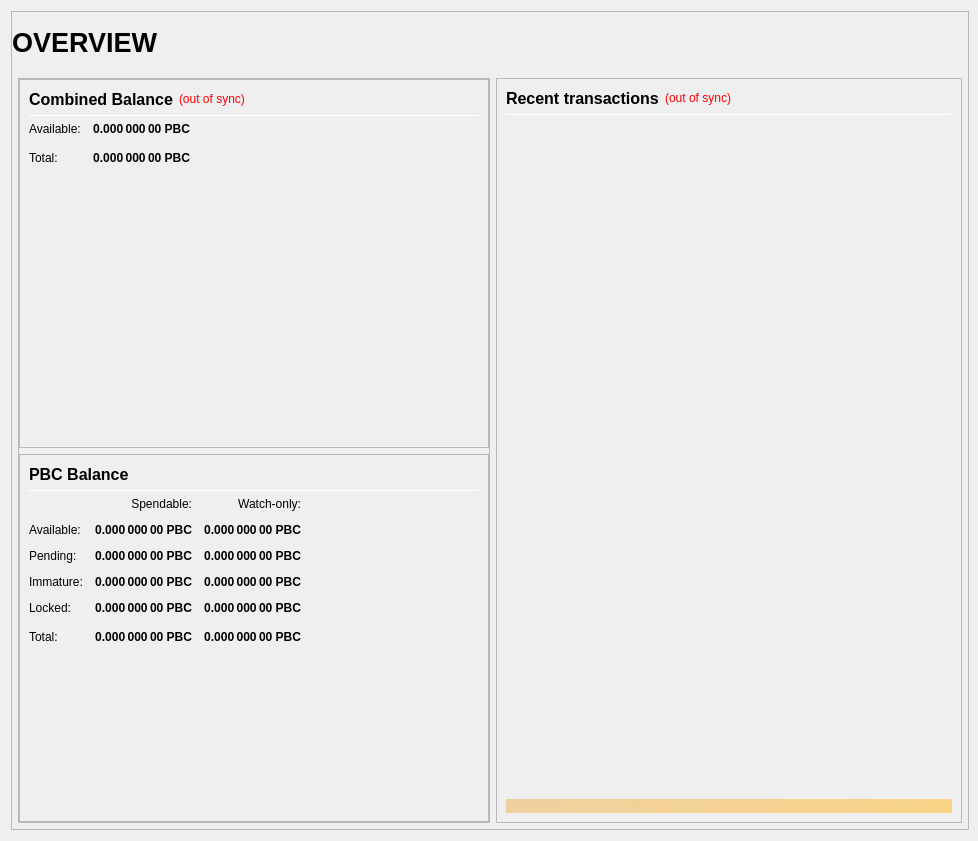
<?xml version="1.0" encoding="UTF-8"?>
<ui version="4.0">
 <class>OverviewPage</class>
 <widget class="QWidget" name="OverviewPage">
  <property name="geometry">
   <rect>
    <x>0</x>
    <y>0</y>
    <width>978</width>
    <height>841</height>
   </rect>
  </property>
  <property name="minimumSize">
   <size>
    <width>960</width>
    <height>682</height>
   </size>
  </property>
  <property name="windowTitle">
   <string>Form</string>
  </property>
  <layout class="QVBoxLayout" name="topLayout" stretch="1">
   <property name="rightMargin">
    <number>9</number>
   </property>
   <item>
    <widget class="QFrame" name="frame_BG">
     <property name="minimumSize">
      <size>
       <width>850</width>
       <height>610</height>
      </size>
     </property>
     <property name="maximumSize">
      <size>
       <width>16777215</width>
       <height>16777215</height>
      </size>
     </property>
     <property name="frameShape">
      <enum>QFrame::StyledPanel</enum>
     </property>
     <property name="frameShadow">
      <enum>QFrame::Raised</enum>
     </property>
     <layout class="QVBoxLayout" name="verticalLayout_3" stretch="1">
      <property name="leftMargin">
       <number>0</number>
      </property>
      <property name="topMargin">
       <number>0</number>
      </property>
      <property name="rightMargin">
       <number>0</number>
      </property>
      <property name="bottomMargin">
       <number>6</number>
      </property>
      <item>
       <layout class="QVBoxLayout" name="verticalLayout_Master" stretch="0,1">
        <property name="leftMargin">
         <number>0</number>
        </property>
        <property name="topMargin">
         <number>0</number>
        </property>
        <property name="rightMargin">
         <number>0</number>
        </property>
        <property name="bottomMargin">
         <number>0</number>
        </property>
        <item>
         <widget class="QFrame" name="frame_Header">
          <layout class="QVBoxLayout" name="verticalLayout_Header" stretch="0">
           <property name="leftMargin">
            <number>0</number>
           </property>
           <property name="topMargin">
            <number>0</number>
           </property>
           <property name="rightMargin">
            <number>0</number>
           </property>
           <property name="bottomMargin">
            <number>0</number>
           </property>
           <item>
            <layout class="QHBoxLayout" name="horizontalLayout_Header" stretch="1,0,1">
             <property name="spacing">
              <number>6</number>
             </property>
             <item>
              <widget class="QLabel" name="labelOverviewHeaderLeft">
               <property name="minimumSize">
                <size>
                 <width>464</width>
                 <height>60</height>
                </size>
               </property>
               <property name="maximumSize">
                <size>
                 <width>16777215</width>
                 <height>60</height>
                </size>
               </property>
               <property name="font">
                <font>
                 <pointsize>20</pointsize>
                 <weight>75</weight>
                 <bold>true</bold>
                </font>
               </property>
               <property name="text">
                <string>OVERVIEW</string>
               </property>
               <property name="alignment">
                <set>Qt::AlignLeading|Qt::AlignLeft|Qt::AlignVCenter</set>
               </property>
              </widget>
             </item>
             <item>
              <spacer name="horizontalSpacer_Header">
               <property name="orientation">
                <enum>Qt::Horizontal</enum>
               </property>
               <property name="sizeHint" stdset="0">
                <size>
                 <width>40</width>
                 <height>20</height>
                </size>
               </property>
              </spacer>
             </item>
             <item>
              <widget class="QLabel" name="labelOverviewHeaderRight">
               <property name="minimumSize">
                <size>
                 <width>464</width>
                 <height>60</height>
                </size>
               </property>
               <property name="maximumSize">
                <size>
                 <width>16777215</width>
                 <height>60</height>
                </size>
               </property>
               <property name="font">
                <font>
                 <pointsize>14</pointsize>
                </font>
               </property>
               <property name="text">
                <string/>
               </property>
               <property name="alignment">
                <set>Qt::AlignRight|Qt::AlignTrailing|Qt::AlignVCenter</set>
               </property>
              </widget>
             </item>
            </layout>
           </item>
          </layout>
         </widget>
        </item>
        <item>
         <widget class="QFrame" name="frame_Content">
          <layout class="QVBoxLayout" name="verticalLayout_Content">
           <property name="leftMargin">
            <number>6</number>
           </property>
           <property name="topMargin">
            <number>0</number>
           </property>
           <property name="rightMargin">
            <number>6</number>
           </property>
           <property name="bottomMargin">
            <number>0</number>
           </property>
           <item>
            <layout class="QHBoxLayout" name="horizontalLayout_Content" stretch="1,1">
             <property name="spacing">
              <number>6</number>
             </property>
             <item>
              <layout class="QVBoxLayout" name="verticalLayout_left" stretch="1">
               <item>
                <widget class="QFrame" name="frameObfuscation">
                 <property name="minimumSize">
                  <size>
                   <width>0</width>
                   <height>0</height>
                  </size>
                 </property>
                 <property name="frameShape">
                  <enum>QFrame::StyledPanel</enum>
                 </property>
                 <property name="frameShadow">
                  <enum>QFrame::Raised</enum>
                 </property>
                 <layout class="QVBoxLayout" name="verticalLayout" stretch="0,0,0">
                  <property name="leftMargin">
                   <number>0</number>
                  </property>
                  <property name="topMargin">
                   <number>0</number>
                  </property>
                  <property name="rightMargin">
                   <number>0</number>
                  </property>
                  <property name="bottomMargin">
                   <number>0</number>
                  </property>
                  <item>
                   <widget class="QFrame" name="frame_CombinedBalances">
                    <property name="minimumSize">
                     <size>
                      <width>470</width>
                      <height>0</height>
                     </size>
                    </property>
                    <property name="frameShape">
                     <enum>QFrame::StyledPanel</enum>
                    </property>
                    <property name="frameShadow">
                     <enum>QFrame::Raised</enum>
                    </property>
                    <layout class="QVBoxLayout" name="verticalLayout_5">
                     <item>
                      <layout class="QHBoxLayout" name="horizontalLayout_5" stretch="0,0,0">
                       <item>
                        <widget class="QLabel" name="label_5z">
                         <property name="minimumSize">
                          <size>
                           <width>0</width>
                           <height>20</height>
                          </size>
                         </property>
                         <property name="font">
                          <font>
                           <pointsize>12</pointsize>
                           <weight>75</weight>
                           <bold>true</bold>
                          </font>
                         </property>
                         <property name="toolTip">
                          <string>Combined Balance (including unconfirmed and immature coins)</string>
                         </property>
                         <property name="text">
                          <string>Combined Balance</string>
                         </property>
                        </widget>
                       </item>
                       <item>
                        <widget class="QLabel" name="labelWalletStatus">
                         <property name="cursor">
                          <cursorShape>WhatsThisCursor</cursorShape>
                         </property>
                         <property name="toolTip">
                          <string>The displayed information may be out of date. Your wallet automatically synchronizes with the Profitbase network after a connection is established, but this process has not completed yet.</string>
                         </property>
                         <property name="styleSheet">
                          <string notr="true">QLabel { color: red; }</string>
                         </property>
                         <property name="text">
                          <string notr="true">(out of sync)</string>
                         </property>
                         <property name="alignment">
                          <set>Qt::AlignLeading|Qt::AlignLeft|Qt::AlignVCenter</set>
                         </property>
                        </widget>
                       </item>
                       <item>
                        <spacer name="horizontalSpacer_1">
                         <property name="orientation">
                          <enum>Qt::Horizontal</enum>
                         </property>
                         <property name="sizeHint" stdset="0">
                          <size>
                           <width>40</width>
                           <height>20</height>
                          </size>
                         </property>
                        </spacer>
                       </item>
                      </layout>
                     </item>
                     <item>
                      <widget class="Line" name="line_CombinedBalance">
                       <property name="minimumSize">
                        <size>
                         <width>0</width>
                         <height>1</height>
                        </size>
                       </property>
                       <property name="maximumSize">
                        <size>
                         <width>16777215</width>
                         <height>1</height>
                        </size>
                       </property>
                       <property name="orientation">
                        <enum>Qt::Horizontal</enum>
                       </property>
                      </widget>
                     </item>
                     <item>
                      <layout class="QGridLayout" name="gridLayout_3">
                       <property name="spacing">
                        <number>12</number>
                       </property>
                       <item row="1" column="0">
                        <widget class="QLabel" name="labelBalanceTextz">
                         <property name="text">
                          <string>Available:</string>
                         </property>
                        </widget>
                       </item>
                       <item row="1" column="1">
                        <widget class="QLabel" name="labelBalancez">
                         <property name="font">
                          <font>
                           <weight>75</weight>
                           <bold>true</bold>
                          </font>
                         </property>
                         <property name="cursor">
                          <cursorShape>IBeamCursor</cursorShape>
                         </property>
                         <property name="toolTip">
                          <string>Your current spendable balance</string>
                         </property>
                         <property name="text">
                          <string notr="true">0.000 000 00 PBC</string>
                         </property>
                         <property name="alignment">
                          <set>Qt::AlignRight|Qt::AlignTrailing|Qt::AlignVCenter</set>
                         </property>
                         <property name="textInteractionFlags">
                          <set>Qt::LinksAccessibleByMouse|Qt::TextSelectableByKeyboard|Qt::TextSelectableByMouse</set>
                         </property>
                        </widget>
                       </item>
                       <item row="2" column="0">
                        <widget class="QLabel" name="labelTotalTextz">
                         <property name="text">
                          <string>Total:</string>
                         </property>
                        </widget>
                       </item>
                       <item row="2" column="1">
                        <widget class="QLabel" name="labelTotalz">
                         <property name="font">
                          <font>
                           <weight>75</weight>
                           <bold>true</bold>
                          </font>
                         </property>
                         <property name="cursor">
                          <cursorShape>IBeamCursor</cursorShape>
                         </property>
                         <property name="toolTip">
                          <string>Total Balance, including all unavailable coins.</string>
                         </property>
                         <property name="text">
                          <string notr="true">0.000 000 00 PBC</string>
                         </property>
                         <property name="alignment">
                          <set>Qt::AlignRight|Qt::AlignTrailing|Qt::AlignVCenter</set>
                         </property>
                         <property name="textInteractionFlags">
                          <set>Qt::LinksAccessibleByMouse|Qt::TextSelectableByKeyboard|Qt::TextSelectableByMouse</set>
                         </property>
                        </widget>
                       </item>
                       <item row="2" column="3">
                        <spacer name="horizontalSpacer_2">
                         <property name="orientation">
                          <enum>Qt::Horizontal</enum>
                         </property>
                         <property name="sizeHint" stdset="0">
                          <size>
                           <width>40</width>
                           <height>20</height>
                          </size>
                         </property>
                        </spacer>
                       </item>
                      </layout>
                     </item>
                     <item>
                      <spacer name="verticalSpacer_1">
                       <property name="orientation">
                        <enum>Qt::Vertical</enum>
                       </property>
                       <property name="sizeHint" stdset="0">
                        <size>
                         <width>20</width>
                         <height>40</height>
                        </size>
                       </property>
                      </spacer>
                     </item>
                    </layout>
                   </widget>
                  </item>
                  <item>
                   <widget class="QFrame" name="frame_Balances">
                    <property name="frameShape">
                     <enum>QFrame::StyledPanel</enum>
                    </property>
                    <property name="frameShadow">
                     <enum>QFrame::Raised</enum>
                    </property>
                    <layout class="QVBoxLayout" name="verticalLayout_4">
                     <item>
                      <layout class="QHBoxLayout" name="horizontalLayout_4">
                       <item>
                        <widget class="QLabel" name="label_5">
                         <property name="minimumSize">
                          <size>
                           <width>0</width>
                           <height>20</height>
                          </size>
                         </property>
                         <property name="font">
                          <font>
                           <pointsize>12</pointsize>
                           <weight>75</weight>
                           <bold>true</bold>
                          </font>
                         </property>
                         <property name="text">
                          <string>PBC Balance</string>
                         </property>
                        </widget>
                       </item>
                       <item>
                        <spacer name="horizontalSpacer_3">
                         <property name="orientation">
                          <enum>Qt::Horizontal</enum>
                         </property>
                         <property name="sizeHint" stdset="0">
                          <size>
                           <width>40</width>
                           <height>20</height>
                          </size>
                         </property>
                        </spacer>
                       </item>
                      </layout>
                     </item>
                     <item>
                      <widget class="Line" name="line_Balance">
                       <property name="minimumSize">
                        <size>
                         <width>0</width>
                         <height>1</height>
                        </size>
                       </property>
                       <property name="maximumSize">
                        <size>
                         <width>16777215</width>
                         <height>1</height>
                        </size>
                       </property>
                       <property name="orientation">
                        <enum>Qt::Horizontal</enum>
                       </property>
                      </widget>
                     </item>
                     <item>
                      <layout class="QGridLayout" name="gridLayout">
                       <property name="spacing">
                        <number>12</number>
                       </property>
                       <item row="0" column="1">
                        <widget class="QLabel" name="labelSpendable">
                         <property name="text">
                          <string>Spendable:</string>
                         </property>
                         <property name="alignment">
                          <set>Qt::AlignRight|Qt::AlignTrailing|Qt::AlignVCenter</set>
                         </property>
                        </widget>
                       </item>
                       <item row="0" column="2">
                        <widget class="QLabel" name="labelWatchonly">
                         <property name="text">
                          <string>Watch-only:</string>
                         </property>
                         <property name="alignment">
                          <set>Qt::AlignRight|Qt::AlignTrailing|Qt::AlignVCenter</set>
                         </property>
                        </widget>
                       </item>
                       <item row="1" column="0">
                        <widget class="QLabel" name="labelBalanceText">
                         <property name="text">
                          <string>Available:</string>
                         </property>
                        </widget>
                       </item>
                       <item row="1" column="1">
                        <widget class="QLabel" name="labelBalance">
                         <property name="font">
                          <font>
                           <weight>75</weight>
                           <bold>true</bold>
                          </font>
                         </property>
                         <property name="cursor">
                          <cursorShape>IBeamCursor</cursorShape>
                         </property>
                         <property name="toolTip">
                          <string>Your current spendable balance</string>
                         </property>
                         <property name="text">
                          <string notr="true">0.000 000 00 PBC</string>
                         </property>
                         <property name="alignment">
                          <set>Qt::AlignRight|Qt::AlignTrailing|Qt::AlignVCenter</set>
                         </property>
                         <property name="textInteractionFlags">
                          <set>Qt::LinksAccessibleByMouse|Qt::TextSelectableByKeyboard|Qt::TextSelectableByMouse</set>
                         </property>
                        </widget>
                       </item>
                       <item row="1" column="2">
                        <widget class="QLabel" name="labelWatchAvailable">
                         <property name="font">
                          <font>
                           <weight>75</weight>
                           <bold>true</bold>
                          </font>
                         </property>
                         <property name="cursor">
                          <cursorShape>IBeamCursor</cursorShape>
                         </property>
                         <property name="toolTip">
                          <string>Your current balance in watch-only addresses</string>
                         </property>
                         <property name="text">
                          <string notr="true">0.000 000 00 PBC</string>
                         </property>
                         <property name="alignment">
                          <set>Qt::AlignRight|Qt::AlignTrailing|Qt::AlignVCenter</set>
                         </property>
                         <property name="textInteractionFlags">
                          <set>Qt::LinksAccessibleByMouse|Qt::TextSelectableByKeyboard|Qt::TextSelectableByMouse</set>
                         </property>
                        </widget>
                       </item>
                       <item row="2" column="0">
                        <widget class="QLabel" name="labelPendingText">
                         <property name="text">
                          <string>Pending:</string>
                         </property>
                        </widget>
                       </item>
                       <item row="2" column="1">
                        <widget class="QLabel" name="labelUnconfirmed">
                         <property name="font">
                          <font>
                           <weight>75</weight>
                           <bold>true</bold>
                          </font>
                         </property>
                         <property name="cursor">
                          <cursorShape>IBeamCursor</cursorShape>
                         </property>
                         <property name="toolTip">
                          <string>Total of transactions that have yet to be confirmed, and do not yet count toward the spendable balance</string>
                         </property>
                         <property name="text">
                          <string notr="true">0.000 000 00 PBC</string>
                         </property>
                         <property name="alignment">
                          <set>Qt::AlignRight|Qt::AlignTrailing|Qt::AlignVCenter</set>
                         </property>
                         <property name="textInteractionFlags">
                          <set>Qt::LinksAccessibleByMouse|Qt::TextSelectableByKeyboard|Qt::TextSelectableByMouse</set>
                         </property>
                        </widget>
                       </item>
                       <item row="2" column="2">
                        <widget class="QLabel" name="labelWatchPending">
                         <property name="font">
                          <font>
                           <weight>75</weight>
                           <bold>true</bold>
                          </font>
                         </property>
                         <property name="cursor">
                          <cursorShape>IBeamCursor</cursorShape>
                         </property>
                         <property name="toolTip">
                          <string>Unconfirmed transactions to watch-only addresses</string>
                         </property>
                         <property name="text">
                          <string notr="true">0.000 000 00 PBC</string>
                         </property>
                         <property name="alignment">
                          <set>Qt::AlignRight|Qt::AlignTrailing|Qt::AlignVCenter</set>
                         </property>
                         <property name="textInteractionFlags">
                          <set>Qt::LinksAccessibleByMouse|Qt::TextSelectableByKeyboard|Qt::TextSelectableByMouse</set>
                         </property>
                        </widget>
                       </item>
                       <item row="3" column="0">
                        <widget class="QLabel" name="labelImmatureText">
                         <property name="text">
                          <string>Immature:</string>
                         </property>
                        </widget>
                       </item>
                       <item row="3" column="1">
                        <widget class="QLabel" name="labelImmature">
                         <property name="font">
                          <font>
                           <weight>75</weight>
                           <bold>true</bold>
                          </font>
                         </property>
                         <property name="cursor">
                          <cursorShape>IBeamCursor</cursorShape>
                         </property>
                         <property name="toolTip">
                          <string>Staked or masternode rewards that has not yet matured</string>
                         </property>
                         <property name="text">
                          <string notr="true">0.000 000 00 PBC</string>
                         </property>
                         <property name="alignment">
                          <set>Qt::AlignRight|Qt::AlignTrailing|Qt::AlignVCenter</set>
                         </property>
                         <property name="textInteractionFlags">
                          <set>Qt::LinksAccessibleByMouse|Qt::TextSelectableByKeyboard|Qt::TextSelectableByMouse</set>
                         </property>
                        </widget>
                       </item>
                       <item row="3" column="2">
                        <widget class="QLabel" name="labelWatchImmature">
                         <property name="font">
                          <font>
                           <weight>75</weight>
                           <bold>true</bold>
                          </font>
                         </property>
                         <property name="cursor">
                          <cursorShape>IBeamCursor</cursorShape>
                         </property>
                         <property name="toolTip">
                          <string>Staked or masternode rewards in watch-only addresses that has not yet matured</string>
                         </property>
                         <property name="text">
                          <string notr="true">0.000 000 00 PBC</string>
                         </property>
                         <property name="alignment">
                          <set>Qt::AlignRight|Qt::AlignTrailing|Qt::AlignVCenter</set>
                         </property>
                         <property name="textInteractionFlags">
                          <set>Qt::LinksAccessibleByMouse|Qt::TextSelectableByKeyboard|Qt::TextSelectableByMouse</set>
                         </property>
                        </widget>
                       </item>
                       <item row="4" column="0">
                        <widget class="QLabel" name="labelLockedBalanceText">
                         <property name="toolTip">
                          <string>Locked PBC or Masternode collaterals. These are excluded from zPBC minting.</string>
                         </property>
                         <property name="text">
                          <string>Locked:</string>
                         </property>
                        </widget>
                       </item>
                       <item row="4" column="1">
                        <widget class="QLabel" name="labelLockedBalance">
                         <property name="font">
                          <font>
                           <weight>75</weight>
                           <bold>true</bold>
                          </font>
                         </property>
                         <property name="cursor">
                          <cursorShape>IBeamCursor</cursorShape>
                         </property>
                         <property name="toolTip">
                          <string>Locked PBC or Masternode collaterals. These are excluded from zPBC minting.</string>
                         </property>
                         <property name="text">
                          <string notr="true">0.000 000 00 PBC</string>
                         </property>
                         <property name="alignment">
                          <set>Qt::AlignRight|Qt::AlignTrailing|Qt::AlignVCenter</set>
                         </property>
                         <property name="textInteractionFlags">
                          <set>Qt::LinksAccessibleByMouse|Qt::TextSelectableByKeyboard|Qt::TextSelectableByMouse</set>
                         </property>
                        </widget>
                       </item>
                       <item row="4" column="2">
                        <widget class="QLabel" name="labelWatchLocked">
                         <property name="font">
                          <font>
                           <weight>75</weight>
                           <bold>true</bold>
                          </font>
                         </property>
                         <property name="cursor">
                          <cursorShape>IBeamCursor</cursorShape>
                         </property>
                         <property name="toolTip">
                          <string>Current locked balance in watch-only addresses</string>
                         </property>
                         <property name="text">
                          <string notr="true">0.000 000 00 PBC</string>
                         </property>
                         <property name="alignment">
                          <set>Qt::AlignRight|Qt::AlignTrailing|Qt::AlignVCenter</set>
                         </property>
                         <property name="textInteractionFlags">
                          <set>Qt::LinksAccessibleByMouse|Qt::TextSelectableByKeyboard|Qt::TextSelectableByMouse</set>
                         </property>
                        </widget>
                       </item>
                       <item row="5" column="0">
                        <widget class="QLabel" name="labelTotalText">
                         <property name="toolTip">
                          <string>Your current Profitbase balance, unconfirmed and immature transactions included</string>
                         </property>
                         <property name="text">
                          <string>Total:</string>
                         </property>
                        </widget>
                       </item>
                       <item row="5" column="1">
                        <widget class="QLabel" name="labelTotal">
                         <property name="font">
                          <font>
                           <weight>75</weight>
                           <bold>true</bold>
                          </font>
                         </property>
                         <property name="cursor">
                          <cursorShape>IBeamCursor</cursorShape>
                         </property>
                         <property name="toolTip">
                          <string>Your current Profitbase balance, unconfirmed and immature transactions included</string>
                         </property>
                         <property name="text">
                          <string notr="true">0.000 000 00 PBC</string>
                         </property>
                         <property name="alignment">
                          <set>Qt::AlignRight|Qt::AlignTrailing|Qt::AlignVCenter</set>
                         </property>
                         <property name="textInteractionFlags">
                          <set>Qt::LinksAccessibleByMouse|Qt::TextSelectableByKeyboard|Qt::TextSelectableByMouse</set>
                         </property>
                        </widget>
                       </item>
                       <item row="5" column="2">
                        <widget class="QLabel" name="labelWatchTotal">
                         <property name="font">
                          <font>
                           <weight>75</weight>
                           <bold>true</bold>
                          </font>
                         </property>
                         <property name="cursor">
                          <cursorShape>IBeamCursor</cursorShape>
                         </property>
                         <property name="toolTip">
                          <string>Current total balance in watch-only addresses</string>
                         </property>
                         <property name="text">
                          <string notr="true">0.000 000 00 PBC</string>
                         </property>
                         <property name="alignment">
                          <set>Qt::AlignRight|Qt::AlignTrailing|Qt::AlignVCenter</set>
                         </property>
                         <property name="textInteractionFlags">
                          <set>Qt::LinksAccessibleByMouse|Qt::TextSelectableByKeyboard|Qt::TextSelectableByMouse</set>
                         </property>
                        </widget>
                       </item>
                       <item row="5" column="3">
                        <spacer name="horizontalSpacer_9">
                         <property name="orientation">
                          <enum>Qt::Horizontal</enum>
                         </property>
                         <property name="sizeHint" stdset="0">
                          <size>
                           <width>40</width>
                           <height>20</height>
                          </size>
                         </property>
                        </spacer>
                       </item>
                      </layout>
                     </item>
                     <item>
                      <spacer name="verticalSpacer_3">
                       <property name="orientation">
                        <enum>Qt::Vertical</enum>
                       </property>
                       <property name="sizeHint" stdset="0">
                        <size>
                         <width>20</width>
                         <height>40</height>
                        </size>
                       </property>
                      </spacer>
                     </item>
                    </layout>
                   </widget>
                  </item>
                 </layout>
                </widget>
               </item>
              </layout>
             </item>
             <item>
              <layout class="QVBoxLayout" name="verticalLayout_right" stretch="1">
               <item>
                <widget class="QFrame" name="frame_RecentTransactions">
                 <property name="minimumSize">
                  <size>
                   <width>0</width>
                   <height>0</height>
                  </size>
                 </property>
                 <property name="frameShape">
                  <enum>QFrame::StyledPanel</enum>
                 </property>
                 <property name="frameShadow">
                  <enum>QFrame::Raised</enum>
                 </property>
                 <layout class="QVBoxLayout" name="verticalLayout_1" stretch="0,0,0,0,0">
                  <item>
                   <layout class="QHBoxLayout" name="horizontalLayout_2">
                    <item>
                     <widget class="QLabel" name="label_4">
                      <property name="minimumSize">
                       <size>
                        <width>0</width>
                        <height>20</height>
                       </size>
                      </property>
                      <property name="font">
                       <font>
                        <pointsize>12</pointsize>
                        <weight>75</weight>
                        <bold>true</bold>
                       </font>
                      </property>
                      <property name="text">
                       <string>Recent transactions</string>
                      </property>
                     </widget>
                    </item>
                    <item>
                     <widget class="QLabel" name="labelTransactionsStatus">
                      <property name="cursor">
                       <cursorShape>WhatsThisCursor</cursorShape>
                      </property>
                      <property name="toolTip">
                       <string>The displayed information may be out of date. Your wallet automatically synchronizes with the Profitbase network after a connection is established, but this process has not completed yet.</string>
                      </property>
                      <property name="styleSheet">
                       <string notr="true">QLabel { color: red; }</string>
                      </property>
                      <property name="text">
                       <string notr="true">(out of sync)</string>
                      </property>
                      <property name="alignment">
                       <set>Qt::AlignRight|Qt::AlignTrailing|Qt::AlignVCenter</set>
                      </property>
                     </widget>
                    </item>
                    <item>
                     <spacer name="horizontalSpacer">
                      <property name="orientation">
                       <enum>Qt::Horizontal</enum>
                      </property>
                      <property name="sizeHint" stdset="0">
                       <size>
                        <width>40</width>
                        <height>20</height>
                       </size>
                      </property>
                     </spacer>
                    </item>
                   </layout>
                  </item>
                  <item>
                   <widget class="Line" name="line">
                    <property name="minimumSize">
                     <size>
                      <width>0</width>
                      <height>1</height>
                     </size>
                    </property>
                    <property name="maximumSize">
                     <size>
                      <width>16777215</width>
                      <height>1</height>
                     </size>
                    </property>
                    <property name="orientation">
                     <enum>Qt::Horizontal</enum>
                    </property>
                   </widget>
                  </item>
                  <item>
                   <widget class="QListView" name="listTransactions">
                    <property name="minimumSize">
                     <size>
                      <width>0</width>
                      <height>0</height>
                     </size>
                    </property>
                    <property name="styleSheet">
                     <string notr="true">QListView { background: transparent; }</string>
                    </property>
                    <property name="frameShape">
                     <enum>QFrame::NoFrame</enum>
                    </property>
                    <property name="verticalScrollBarPolicy">
                     <enum>Qt::ScrollBarAlwaysOff</enum>
                    </property>
                    <property name="horizontalScrollBarPolicy">
                     <enum>Qt::ScrollBarAlwaysOff</enum>
                    </property>
                    <property name="selectionMode">
                     <enum>QAbstractItemView::NoSelection</enum>
                    </property>
                   </widget>
                  </item>
                  <item>
                   <spacer name="verticalSpacer_2">
                    <property name="orientation">
                     <enum>Qt::Vertical</enum>
                    </property>
                    <property name="sizeType">
                     <enum>QSizePolicy::Expanding</enum>
                    </property>
                    <property name="sizeHint" stdset="0">
                     <size>
                      <width>20</width>
                      <height>40</height>
                     </size>
                    </property>
                   </spacer>
                  </item>
                  <item>
                   <widget class="QLabel" name="labelAlerts">
                    <property name="maximumSize">
                     <size>
                      <width>16777215</width>
                      <height>16777215</height>
                     </size>
                    </property>
                    <property name="styleSheet">
                     <string notr="true">background-color: qlineargradient(x1: 0, y1: 0, x2: 1, y2: 0, stop:0 #F0D0A0, stop:1 #F8D488); color:#000000;</string>
                    </property>
                    <property name="text">
                     <string/>
                    </property>
                    <property name="wordWrap">
                     <bool>true</bool>
                    </property>
                    <property name="margin">
                     <number>3</number>
                    </property>
                   </widget>
                  </item>
                 </layout>
                </widget>
               </item>
              </layout>
             </item>
            </layout>
           </item>
          </layout>
         </widget>
        </item>
       </layout>
      </item>
     </layout>
    </widget>
   </item>
  </layout>
 </widget>
 <resources/>
 <connections/>
</ui>
